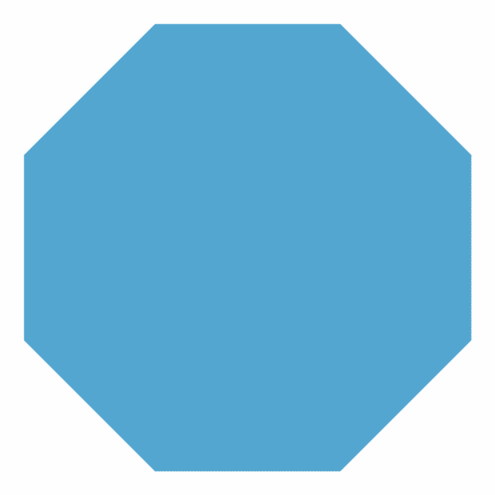
#> input picture octagon/octagon-deluxe-spa-cover-50.png, 495 x 495 px, found by its file name
$ python octagon_generator.py
#> lines starting #> are read from the running program, lines starting #| are printed output that depends on the picture; after the words box and inside, x2 and y2 are one past the last pixel; in counts of white or black regions, pixels touching at a corner belong together
# -*- coding: utf-8 -*-
"""
Created on Tue Apr 13 09:38:30 2021

@author: User
"""


from os import path
import numpy as np
from PIL import Image

image_source = path.dirname(__file__)
image_file = Image.open(image_source+'\octagon-deluxe-spa-cover-50.png') # open colour image
#> image_file is the input picture: PIL image 495x495 P; mean R, G, B 138.3, 194.5, 222.9

thresh = 200
fn = lambda x : 255 if x > thresh else 0
image_file = image_file.convert('L').point(fn, mode='1')
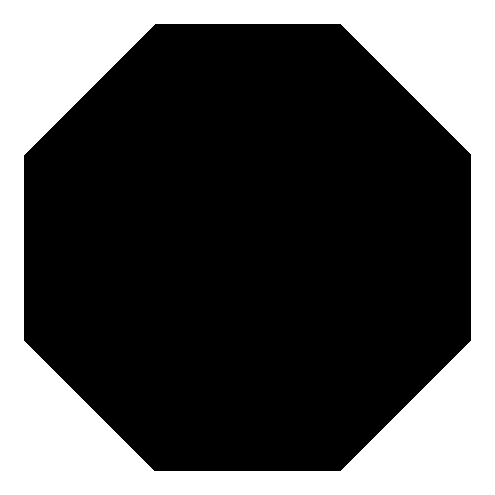
#> image_file: PIL image 495x495 1; 32.4% white; 1 white region, box (x1, y1, x2, y2) and area: (0, 0, 495, 495) 79407


#image_file.show()

mtrx = np.array(image_file)
W,L= np.shape(mtrx)[0],np.shape(mtrx)[1]
#> W = 495; L = 495

top, bottom = 0 ,0
left, right = 0 ,0

current_pixel = True
for i in range(L):
    if mtrx[i][int(W/2)] != current_pixel:
        if i < int(L/2):
            top = i
            current_pixel = False
        else:
            bottom = i
            break
#> after the loop, bottom = 471; current_pixel = False; top = 24

current_pixel = True
for i in range(W):
    if mtrx[int(L/2)][i] != current_pixel:
        if i < int(W/2):
            left = i
            current_pixel = False
        else:
            right = i
            break
#> after the loop, current_pixel = False; left = 24; right = 471

image_file = image_file.crop((left,top,right,bottom))
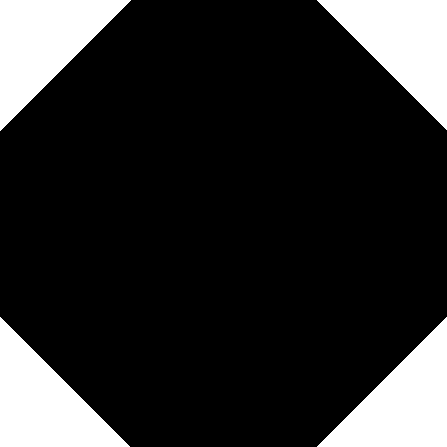
#> image_file: PIL image 447x447 1; 17.1% white; 4 white regions, box (x1, y1, x2, y2) and area: (0, 0, 131, 131) 8646, (317, 0, 447, 130) 8515, (0, 317, 130, 447) 8515, (317, 317, 447, 447) 8515
#image_file.show()
mtrx = np.array(image_file)

newsize = (101,101)
image_file = image_file.resize(newsize)
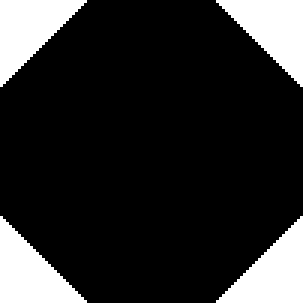
#> image_file: PIL image 101x101 1 (shown 3 times larger); 17.1% white; 4 white regions, box (x1, y1, x2, y2) and area: (0, 0, 29, 29) 435, (72, 0, 101, 29) 435, (0, 72, 29, 101) 435, (72, 72, 101, 101) 435

#save as png
image_file.save(path.join(image_source,'OCTAGON.png'))

image_file.show()
mtrx = np.array(image_file)
mtrx = (~mtrx)*1

#save as txt
np.savetxt(path.join(image_source,'OCTAGON.txt'),mtrx, fmt='%d',delimiter='')

del i
del fn

#save as ima
np.savetxt(path.join(image_source,'OCTAGON.IMA'),mtrx, fmt='%d',delimiter='')
#> (the run stopped early here; a loop or call above may not have finished)
